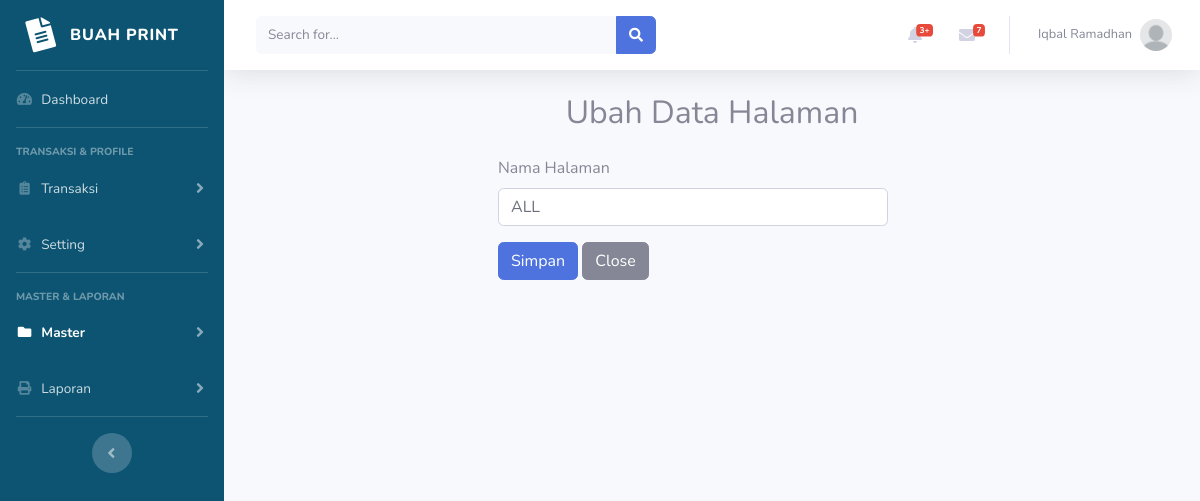
Page /admin/master_halaman_ubah.php?id_halaman=HLM0000001 (signed in) on the committed database.
### tables this page shows
CREATE TABLE `mitra` (
  `ID_MITRA` char(10) NOT NULL,
  `NAMA_MITRA` varchar(40) NOT NULL,
  `EMAIL_MITRA` varchar(100) NOT NULL,
  `NO_HP_MITRA` varchar(13) NOT NULL,
  `TELEPHONE_MITRA` varchar(13) NOT NULL,
  `ALAMAT_MITRA` text NOT NULL,
  `FOTO_PROFILE` varchar(200) NOT NULL,
  `COVER` varchar(200) NOT NULL,
  `STATUS_MITRA` int(11) NOT NULL,
  `SALDO_MITRA` int(11) NOT NULL,
  `LOCATION_MITRA` text,
  `USERNAME_MITRA` varchar(50) NOT NULL,
  `PASSWORD_MITRA` varchar(32) NOT NULL
);

CREATE TABLE `halaman` (
  `ID_HALAMAN` varchar(10) NOT NULL,
  `KAT_HALAMAN` varchar(40) NOT NULL
);

### admin/master_halaman_ubah.php (the view, shortened to what this page needs)
<?php
include 'includes/config.php';
include 'includes/header.php';
if(isset($_GET['id_halaman'])){
  $id_halaman = $_GET['id_halaman'];
  $data = mysqli_query($con, "SELECT * FROM halaman WHERE ID_HALAMAN = '$id_halaman'");
  $data_halaman = mysqli_fetch_assoc($data);
  $nama_halaman = $data_halaman['KAT_HALAMAN'];
}
?>
<div class="container my-4">
    <div class="title text-center">
    <h2>Ubah Data Halaman</h2>
    </div>
    <div class="row justify-content-center">
      <div class="col-6">
        <form class="font-m-light col-11 mt-3" action="query/master_halaman_query.php" method="post">
          <div class="form-group">
            <label for="nama_halaman" class="font-m-med">Nama Halaman</label>
            <input type="text" class="form-control" id="nama_halaman" name="nama_halaman" value="<?=$nama_halaman?>" placeholder="Masukkan Nama halaman" required>
          </div>
          <div class="form-group">
            <input type="submit" class="btn btn-primary" name="edit_halaman" value="Simpan">
            <a href="master_halaman.php" class="btn btn-secondary" data-dismiss="modal">Close</a>
          </div>
      </form>
    </div>
  </div>
</div>

### admin/includes/header.php (shortened to what this page needs)
<?php
  if(isset($_SESSION['admin_login'])){
  $username = $_SESSION['username'];
  $data = mysqli_query($con, "SELECT * FROM mitra WHERE USERNAME_MITRA = '$username'");
  $data_admin = mysqli_fetch_assoc($data);
  $nama_admin = $data_admin['NAMA_MITRA'];
  $profil_admin = $data_admin['FOTO_PROFILE'];
  }
?>
<!DOCTYPE html>
<html lang="en">
<head>
  <link href="vendor/fontawesome-free/css/all.min.css" rel="stylesheet" type="text/css">
  <link href="css/sb-admin-2.min.css" rel="stylesheet">
  <link rel="stylesheet" href="css/sb-admin-2.css">
  <link href="vendor/datatables/dataTables.bootstrap4.min.css" rel="stylesheet">
</head>
<body id="page-top">
  <div id="wrapper">
  <?php
    require 'sidebar.php';
  ?>
    <div id="content-wrapper" class="d-flex flex-column">
      <div id="content">
        <nav class="navbar navbar-expand navbar-light bg-white topbar mb-4 static-top shadow">
          <?php
            if(isset($_SESSION['admin_login'])){
          ?>
          <form class="d-none d-sm-inline-block form-inline mr-auto ml-md-3 my-2 my-md-0 mw-100 navbar-search">
            <div class="input-group">
              <input type="text" class="form-control bg-light border-0 small" placeholder="Search for..." aria-label="Search" aria-describedby="basic-addon2">
              <div class="input-group-append">
                <button class="btn btn-primary" type="button">
                  <i class="fas fa-search fa-sm"></i>
                </button>
              </div>
            </div>
          </form>
          <ul class="navbar-nav ml-auto">
            <li class="nav-item dropdown no-arrow mx-1">
              <a class="nav-link dropdown-toggle" href="#" id="alertsDropdown" role="button" data-toggle="dropdown" aria-haspopup="true" aria-expanded="false">
                <i class="fas fa-bell fa-fw"></i>
                <span class="badge badge-danger badge-counter">3+</span>
              </a>
            </li>
            <li class="nav-item dropdown no-arrow mx-1">
              <a class="nav-link dropdown-toggle" href="#" id="messagesDropdown" role="button" data-toggle="dropdown" aria-haspopup="true" aria-expanded="false">
                <i class="fas fa-envelope fa-fw"></i>
                <span class="badge badge-danger badge-counter">7</span>
              </a>
            </li>
            <li class="nav-item dropdown no-arrow">
              <a class="nav-link dropdown-toggle" href="#" id="userDropdown" role="button" data-toggle="dropdown" aria-haspopup="true" aria-expanded="false">
                <span class="mr-2 d-none d-lg-inline text-gray-600 small"><?=$nama_admin?></span>
                <img class="img-profile rounded-circle" src="img/profil/<?=$profil_admin?>">
              </a>
            </li>
            <?php }?>
          </ul>
        </nav>

### rows in the picture
mitra: NAMA_MITRA "Iqbal Ramadhan", FOTO_PROFILE (picture)
halaman: nama_halaman "ALL"
